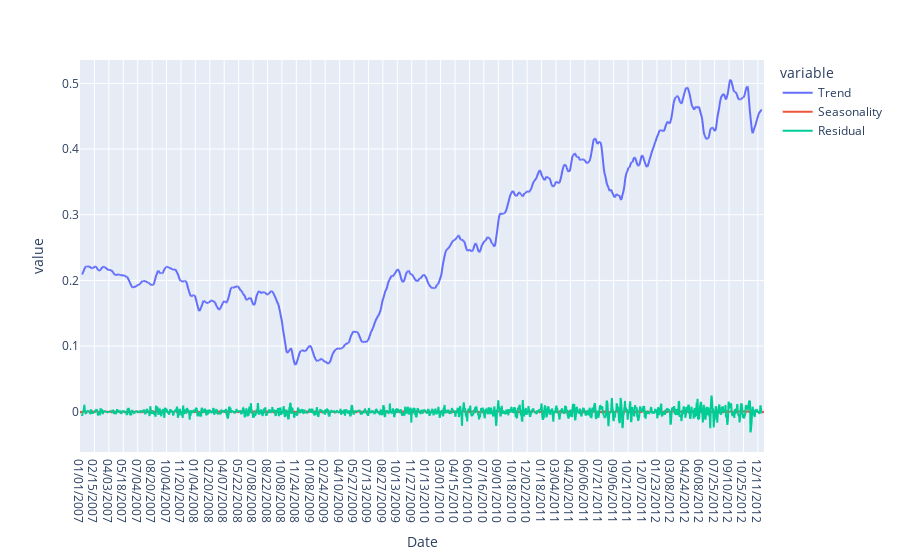

The notebook cell this image was saved under:
### Markdown cell above
#### Trend, seasonality and residual at the same plot

### Code cell
display(fig1)

### Figure 1 — Plotly figure (JSON) as saved in the notebook; plotly's stock layout.template omitted (floating-point values rounded to 4 significant figures; data arrays with more than 128 entries replaced by an {"elided": "..."} marker saying what was removed)
{"data": [{"hovertemplate": "variable=Trend<br>Date=%{x}<br>value=%{y}<extra></extra>", "legendgroup": "Trend", "line": {"color": "#636efa", "dash": "solid"}, "mode": "lines", "name": "Trend", "showlegend": true, "type": "scattergl", "x": {"elided": "1566 str values"}, "xaxis": "x", "y": {"elided": "1566 float values"}, "yaxis": "y"}, {"hovertemplate": "variable=Seasonality<br>Date=%{x}<br>value=%{y}<extra></extra>", "legendgroup": "Seasonality", "line": {"color": "#EF553B", "dash": "solid"}, "mode": "lines", "name": "Seasonality", "showlegend": true, "type": "scattergl", "x": {"elided": "1566 str values"}, "xaxis": "x", "y": {"elided": "1566 float values"}, "yaxis": "y"}, {"hovertemplate": "variable=Residual<br>Date=%{x}<br>value=%{y}<extra></extra>", "legendgroup": "Residual", "line": {"color": "#00cc96", "dash": "solid"}, "mode": "lines", "name": "Residual", "showlegend": true, "type": "scattergl", "x": {"elided": "1566 str values"}, "xaxis": "x", "y": {"elided": "1566 float values"}, "yaxis": "y"}], "layout": {"legend": {"title": {"text": "variable"}, "tracegroupgap": 0}, "margin": {"t": 60}, "xaxis": {"anchor": "y", "domain": [0, 1], "title": {"text": "Date"}}, "yaxis": {"anchor": "x", "domain": [0, 1], "title": {"text": "value"}}}}
